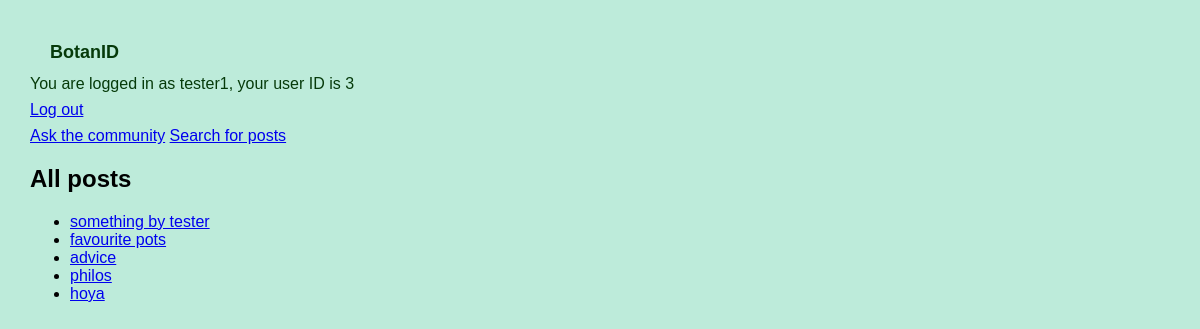
Screenshot of / (signed in) with the database file from the repository.
### tables this page shows
CREATE TABLE "posts" (`id` INTEGER PRIMARY KEY, `title` TEXT, `description` TEXT, `user_id` INTEGER REFERENCES `users`(`id`));

### app.py (the view)
@app.route("/")
def index():
    all_posts = posts.get_posts()
    return render_template("index.html", posts=all_posts)

### db.py (called while the page is built)
def get_connection():
    con = sqlite3.connect("database.db")
    con.execute("PRAGMA foreign_keys = ON")
    con.row_factory = sqlite3.Row
    return con

def query(sql, params=[]):
    con = get_connection()
    result = con.execute(sql, params).fetchall()
    con.close()
    return result

### posts.py (called while the page is built)
def get_posts():
    sql = "SELECT id, title FROM posts ORDER BY id DESC"
    return db.query(sql)

### templates/index.html (shortened to what this page needs)
<!DOCTYPE html>
<html>
<head>
  <link rel="stylesheet" href="mystyle.css">
</head>
<body>
  <h1>BotanID</h1>
  {% if session.username %}
  <p>
    You are logged in as {{ session.username }}, your user ID is {{ session.user_id }}
  </p>
  {% endif %}
  <p>
    {% if session.username %}
    <a href="/logout"> Log out </a>
    {% endif %}
  </p>
  <p>
    <a href="/new_post">Ask the community</a>
    <a href="/find_post">Search for posts</a>
  </p>
  <h2>All posts</h2>
  <ul>
      {% for post in posts %}
      <li><a href="/post/{{ post.id }}">{{ post.title }}</a></li>
      {% endfor %}
  </ul>
</body>
</html>

### templates/mystyle.css (style rules this page uses)
body { background-color: rgb(189, 235, 218); font-family: sans-serif; font-size: medium; padding: 2.5vw; margin: 0; }
h1 { color: rgb(6, 58, 10); margin-left: 20px; font-size: large; }
p { color: rgb(6, 58, 10); margin: 0.5em 0; }

### rows the page displays
posts: title "something by tester"
posts: title "favourite pots"
posts: title "advice"
posts: title "philos"
posts: title "hoya"

### other values shown
{{ session.username }} "tester1"
{{ session.user_id }} "3"
